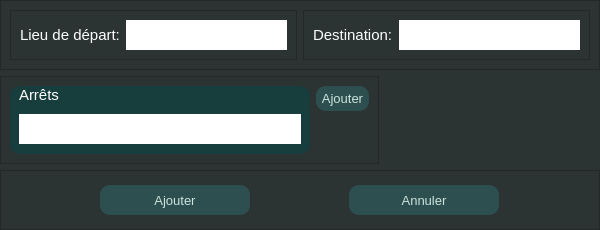
<?xml version="1.0" encoding="UTF-8"?>
<ui version="4.0">
 <class>ajoutTrajet</class>
 <widget class="QDialog" name="ajoutTrajet">
  <property name="geometry">
   <rect>
    <x>0</x>
    <y>0</y>
    <width>600</width>
    <height>230</height>
   </rect>
  </property>
  <property name="minimumSize">
   <size>
    <width>600</width>
    <height>230</height>
   </size>
  </property>
  <property name="maximumSize">
   <size>
    <width>600</width>
    <height>16777215</height>
   </size>
  </property>
  <property name="windowTitle">
   <string>Dialog</string>
  </property>
  <property name="styleSheet">
   <string notr="true">background-color: rgb(44, 51, 51);</string>
  </property>
  <layout class="QVBoxLayout" name="verticalLayout_2">
   <property name="leftMargin">
    <number>0</number>
   </property>
   <property name="topMargin">
    <number>0</number>
   </property>
   <property name="rightMargin">
    <number>0</number>
   </property>
   <property name="bottomMargin">
    <number>0</number>
   </property>
   <item>
    <widget class="QFrame" name="frame_6">
     <property name="minimumSize">
      <size>
       <width>0</width>
       <height>70</height>
      </size>
     </property>
     <property name="maximumSize">
      <size>
       <width>16777215</width>
       <height>70</height>
      </size>
     </property>
     <property name="frameShape">
      <enum>QFrame::StyledPanel</enum>
     </property>
     <property name="frameShadow">
      <enum>QFrame::Raised</enum>
     </property>
     <layout class="QHBoxLayout" name="horizontalLayout_4">
      <item>
       <widget class="QFrame" name="frame">
        <property name="frameShape">
         <enum>QFrame::StyledPanel</enum>
        </property>
        <property name="frameShadow">
         <enum>QFrame::Raised</enum>
        </property>
        <layout class="QHBoxLayout" name="horizontalLayout">
         <item>
          <widget class="QLabel" name="label">
           <property name="font">
            <font>
             <pointsize>11</pointsize>
            </font>
           </property>
           <property name="styleSheet">
            <string notr="true">color: rgb(255, 255, 255);</string>
           </property>
           <property name="text">
            <string>Lieu de départ:</string>
           </property>
          </widget>
         </item>
         <item>
          <widget class="QLineEdit" name="lineEdit">
           <property name="minimumSize">
            <size>
             <width>0</width>
             <height>30</height>
            </size>
           </property>
           <property name="font">
            <font>
             <pointsize>10</pointsize>
            </font>
           </property>
           <property name="styleSheet">
            <string notr="true">background-color: rgb(255, 255, 255);
color: black;
border: none;</string>
           </property>
          </widget>
         </item>
        </layout>
       </widget>
      </item>
      <item>
       <widget class="QFrame" name="frame_2">
        <property name="frameShape">
         <enum>QFrame::StyledPanel</enum>
        </property>
        <property name="frameShadow">
         <enum>QFrame::Raised</enum>
        </property>
        <layout class="QHBoxLayout" name="horizontalLayout_2">
         <item>
          <widget class="QLabel" name="label_3">
           <property name="font">
            <font>
             <pointsize>11</pointsize>
            </font>
           </property>
           <property name="styleSheet">
            <string notr="true">color: rgb(255, 255, 255);</string>
           </property>
           <property name="text">
            <string>Destination:</string>
           </property>
          </widget>
         </item>
         <item>
          <widget class="QLineEdit" name="lineEdit_2">
           <property name="minimumSize">
            <size>
             <width>0</width>
             <height>30</height>
            </size>
           </property>
           <property name="font">
            <font>
             <pointsize>10</pointsize>
            </font>
           </property>
           <property name="styleSheet">
            <string notr="true">background-color: rgb(255, 255, 255);
color: black;
border: none;</string>
           </property>
          </widget>
         </item>
        </layout>
       </widget>
      </item>
     </layout>
    </widget>
   </item>
   <item alignment="Qt::AlignLeft">
    <widget class="QFrame" name="frame_5">
     <property name="frameShape">
      <enum>QFrame::StyledPanel</enum>
     </property>
     <property name="frameShadow">
      <enum>QFrame::Raised</enum>
     </property>
     <layout class="QHBoxLayout" name="horizontalLayout_5">
      <property name="topMargin">
       <number>9</number>
      </property>
      <item>
       <widget class="QFrame" name="frame_3">
        <property name="minimumSize">
         <size>
          <width>300</width>
          <height>50</height>
         </size>
        </property>
        <property name="maximumSize">
         <size>
          <width>500</width>
          <height>16777215</height>
         </size>
        </property>
        <property name="styleSheet">
         <string notr="true">background-color: rgb(24, 61, 61);
border-radius: 10px;</string>
        </property>
        <property name="frameShape">
         <enum>QFrame::StyledPanel</enum>
        </property>
        <property name="frameShadow">
         <enum>QFrame::Raised</enum>
        </property>
        <layout class="QVBoxLayout" name="verticalLayout">
         <property name="spacing">
          <number>9</number>
         </property>
         <property name="topMargin">
          <number>0</number>
         </property>
         <property name="rightMargin">
          <number>9</number>
         </property>
         <item alignment="Qt::AlignTop">
          <widget class="QLabel" name="label_2">
           <property name="font">
            <font>
             <pointsize>11</pointsize>
            </font>
           </property>
           <property name="styleSheet">
            <string notr="true">color: rgb(255, 255, 255);</string>
           </property>
           <property name="text">
            <string>Arrêts</string>
           </property>
          </widget>
         </item>
         <item>
          <widget class="QFrame" name="arretContainer">
           <property name="sizePolicy">
            <sizepolicy hsizetype="Preferred" vsizetype="Expanding">
             <horstretch>0</horstretch>
             <verstretch>0</verstretch>
            </sizepolicy>
           </property>
           <property name="styleSheet">
            <string notr="true">QLineEdit {
	background-color: rgb(255, 255, 255);
	color: black;
	border: none;
	border-radius: none;
}</string>
           </property>
           <property name="frameShape">
            <enum>QFrame::StyledPanel</enum>
           </property>
           <property name="frameShadow">
            <enum>QFrame::Raised</enum>
           </property>
           <layout class="QVBoxLayout" name="verticalLayout_3">
            <property name="leftMargin">
             <number>0</number>
            </property>
            <property name="topMargin">
             <number>0</number>
            </property>
            <property name="rightMargin">
             <number>0</number>
            </property>
            <property name="bottomMargin">
             <number>0</number>
            </property>
            <item>
             <widget class="QLineEdit" name="lineEdit_3">
              <property name="sizePolicy">
               <sizepolicy hsizetype="Expanding" vsizetype="Fixed">
                <horstretch>0</horstretch>
                <verstretch>0</verstretch>
               </sizepolicy>
              </property>
              <property name="minimumSize">
               <size>
                <width>0</width>
                <height>30</height>
               </size>
              </property>
              <property name="maximumSize">
               <size>
                <width>16777215</width>
                <height>30</height>
               </size>
              </property>
              <property name="font">
               <font>
                <pointsize>10</pointsize>
               </font>
              </property>
              <property name="styleSheet">
               <string notr="true"/>
              </property>
             </widget>
            </item>
           </layout>
          </widget>
         </item>
        </layout>
       </widget>
      </item>
      <item alignment="Qt::AlignTop">
       <widget class="QPushButton" name="pushButton">
        <property name="maximumSize">
         <size>
          <width>150</width>
          <height>16777215</height>
         </size>
        </property>
        <property name="font">
         <font>
          <pointsize>10</pointsize>
         </font>
        </property>
        <property name="cursor">
         <cursorShape>PointingHandCursor</cursorShape>
        </property>
        <property name="styleSheet">
         <string notr="true">background-color: rgb(46, 79, 79);
color: rgb(203, 228, 222);
padding: 5px;
border-radius: 10px;</string>
        </property>
        <property name="text">
         <string>Ajouter</string>
        </property>
       </widget>
      </item>
     </layout>
    </widget>
   </item>
   <item>
    <widget class="QFrame" name="frame_4">
     <property name="minimumSize">
      <size>
       <width>0</width>
       <height>60</height>
      </size>
     </property>
     <property name="maximumSize">
      <size>
       <width>16777215</width>
       <height>60</height>
      </size>
     </property>
     <property name="frameShape">
      <enum>QFrame::StyledPanel</enum>
     </property>
     <property name="frameShadow">
      <enum>QFrame::Raised</enum>
     </property>
     <layout class="QHBoxLayout" name="horizontalLayout_3">
      <property name="spacing">
       <number>0</number>
      </property>
      <property name="leftMargin">
       <number>0</number>
      </property>
      <property name="topMargin">
       <number>0</number>
      </property>
      <property name="rightMargin">
       <number>0</number>
      </property>
      <property name="bottomMargin">
       <number>0</number>
      </property>
      <item>
       <widget class="QPushButton" name="pushButton_2">
        <property name="minimumSize">
         <size>
          <width>100</width>
          <height>30</height>
         </size>
        </property>
        <property name="maximumSize">
         <size>
          <width>150</width>
          <height>30</height>
         </size>
        </property>
        <property name="sizeIncrement">
         <size>
          <width>150</width>
          <height>0</height>
         </size>
        </property>
        <property name="font">
         <font>
          <pointsize>10</pointsize>
         </font>
        </property>
        <property name="cursor">
         <cursorShape>PointingHandCursor</cursorShape>
        </property>
        <property name="styleSheet">
         <string notr="true">background-color: rgb(46, 79, 79);
color: rgb(203, 228, 222);
padding: 5px;
border-radius: 10px;</string>
        </property>
        <property name="text">
         <string>Ajouter</string>
        </property>
       </widget>
      </item>
      <item>
       <widget class="QPushButton" name="pushButton_3">
        <property name="minimumSize">
         <size>
          <width>150</width>
          <height>30</height>
         </size>
        </property>
        <property name="maximumSize">
         <size>
          <width>150</width>
          <height>30</height>
         </size>
        </property>
        <property name="font">
         <font>
          <pointsize>10</pointsize>
         </font>
        </property>
        <property name="cursor">
         <cursorShape>PointingHandCursor</cursorShape>
        </property>
        <property name="styleSheet">
         <string notr="true">background-color: rgb(46, 79, 79);
color: rgb(203, 228, 222);
padding: 5px;
border-radius: 10px;</string>
        </property>
        <property name="text">
         <string>Annuler</string>
        </property>
       </widget>
      </item>
     </layout>
    </widget>
   </item>
  </layout>
 </widget>
 <resources/>
 <connections/>
</ui>
